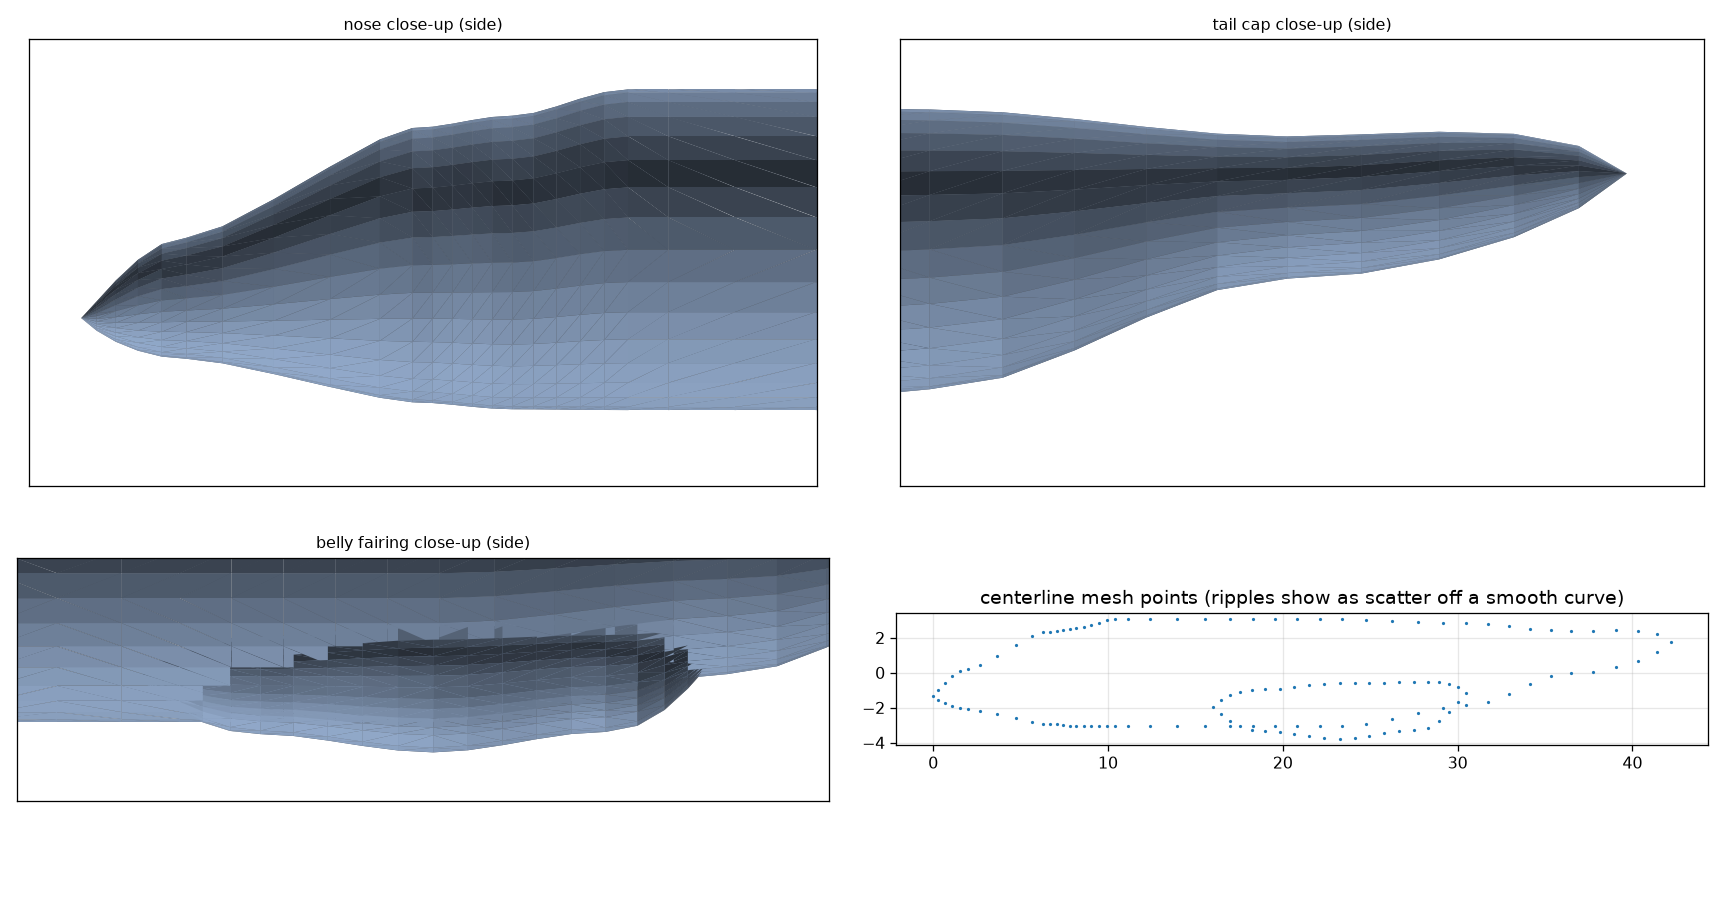

The Python source for this figure:
"""Close-up smoothness check: shaded side/three-quarter views of the nose,
tail cap and belly regions, plus the exact mesh silhouette (y~0 section curve)
so loft ripples show up as wiggles in a line, not just shading."""
import sys
import numpy as np
import matplotlib
matplotlib.use("Agg")
import matplotlib.pyplot as plt
from matplotlib.collections import PolyCollection

path = sys.argv[1] if len(sys.argv) > 1 else "body_only.obj"
out = sys.argv[2] if len(sys.argv) > 2 else "zoom_check.png"

V, F = [], []
with open(path) as f:
    for line in f:
        if line.startswith("v "):
            V.append([float(x) for x in line.split()[1:4]])
        elif line.startswith("f "):
            idx = [int(t.split("/")[0]) - 1 for t in line.split()[1:]]
            for k in range(1, len(idx) - 1):
                F.append([idx[0], idx[k], idx[k + 1]])
V = np.asarray(V); F = np.asarray(F)
tri = V[F]
n = np.cross(tri[:, 1] - tri[:, 0], tri[:, 2] - tri[:, 0])
ln = np.linalg.norm(n, axis=1, keepdims=True)
n = n / np.where(ln == 0, 1, ln)
ctr = tri.mean(axis=1)


def draw(ax, eye, up, xlim, zlim, ttl):
    eye = np.asarray(eye, float); eye /= np.linalg.norm(eye)
    right = np.cross(up, eye); right /= np.linalg.norm(right)
    trueup = np.cross(eye, right)
    depth = ctr @ eye
    order = np.argsort(depth)
    P = np.stack([tri @ right, tri @ trueup], axis=-1)[order]
    lightdir = np.array([0.35, 0.45, 0.82]); lightdir /= np.linalg.norm(lightdir)
    lam = np.abs(n[order] @ lightdir)
    shade = 0.24 + 0.68 * lam
    shade[(n[order] @ eye) < 0] *= 0.55
    cols = np.clip(np.stack([shade * 0.62, shade * 0.72, shade * 0.86], axis=1), 0, 1)
    ax.add_collection(PolyCollection(P, facecolors=cols, edgecolors="none"))
    ax.set_xlim(*xlim); ax.set_ylim(*zlim)
    ax.set_aspect("equal"); ax.set_title(ttl, fontsize=10)
    ax.set_xticks([]); ax.set_yticks([])


# mesh silhouette at |y| < 0.02 (centerline section): top and bottom lines
sel = np.abs(V[:, 1]) < 0.02
pts = V[sel]
fig, axs = plt.subplots(2, 2, figsize=(15, 8), facecolor="white")
draw(axs[0, 0], (0, -1, 0), (0, 0, 1), (-1, 14), (-4.5, 4.0), "nose close-up (side)")
draw(axs[0, 1], (0, -1, 0), (0, 0, 1), (30, 43.5), (-3.5, 4.0), "tail cap close-up (side)")
draw(axs[1, 0], (0, -1, 0), (0, 0, 1), (13, 33), (-5.0, 1.0), "belly fairing close-up (side)")
ax = axs[1, 1]
o = np.argsort(pts[:, 0])
ax.plot(pts[o, 0], pts[o, 2], ".", ms=2)
ax.set_aspect("equal"); ax.grid(alpha=0.3)
ax.set_title("centerline mesh points (ripples show as scatter off a smooth curve)")
plt.tight_layout()
plt.savefig(out, dpi=115)
print("wrote", out)
